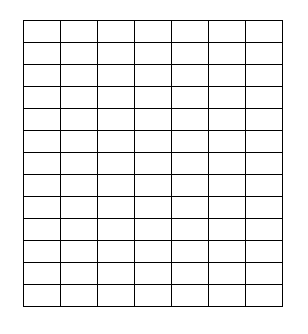
#> input picture filter2d_test.png, 308 x 334 px
$ python OpenCV_smoothing.py
#> lines starting #> are read from the running program, lines starting #| are printed output that depends on the picture; after the words box and inside, x2 and y2 are one past the last pixel; in counts of white or black regions, pixels touching at a corner belong together
# -*- coding: utf-8 -*-
"""
Created on Mon Mar  4 15:17:13 2019

@author: ganze
"""

#컨볼루션

import numpy as np
import cv2


img = cv2.imread('filter2d_test.png')
#> img is the input picture: shape (334, 308, 3); 94.3% white; black in thin lines or dots, all inside (x1, y1, x2, y2) = (23, 20, 283, 307)
kernel = np.ones((5,5),np.float32)/25
dst = cv2.filter2D(img, -1, kernel)
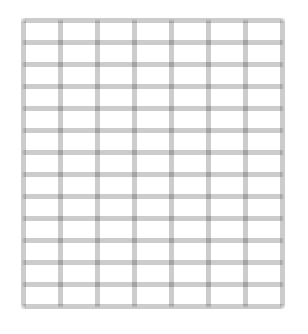
#> dst: shape (334, 308, 3); min 163, max 255, mean 240.6


cv2.imshow('Original', img)
cv2.imshow('Result', dst)

cv2.waitKey(0)
cv2.destroyAllWindows()

#############################################################


#평균 블러링(Averaging Blurring)
#위에처럼 커널을 만들어서 컨볼루션하는 번거로움을 막기 위해 블러링함수제공


import cv2

img = cv2.imread('filter2d_test.png')
blur = cv2.blur(img,(5,5))


cv2.imshow('Original', img)
cv2.imshow('Result', blur)

cv2.waitKey(0)
cv2.destroyAllWindows()

##############################################################


#가우시안 블러링 (Gaussian Blurring)
#평균 블러링은 전체적으로 블러가 되지만 가우시안 블러링은 엣지부분은 최대한
#남기고 블러링이 이루어짐, 캐니(Canny)로 에지를 검출하기전에 노이즈를 제거하기 위해 사용됨.

import cv2


img = cv2.imread('filter2d_test.png')
blur = cv2.GaussianBlur(img,(5,5),0)
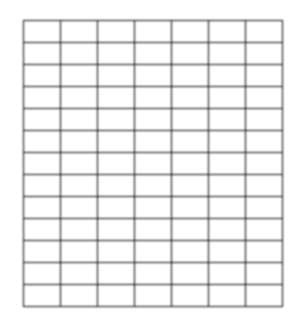
#> blur: shape (334, 308, 3); min 100, max 255, mean 240.5


cv2.imshow('Original', img)
cv2.imshow('Result', blur)

cv2.waitKey(0)
cv2.destroyAllWindows()

##############################################################

#미디안 블러링(Median Blurring)

#관심화소 주변으로 지정한 커널 크기( 5 x 5) 내의 픽셀을 크기순으로 정렬한 후 중간값을 뽑아서 픽셀값으로 사용합니다.
#무작위 노이즈를 제거하는데 효과적입니다. 하지만 에지가 있는 이미지의 경우에는 결과 이미지에서 에지가 사라질 수 있습니다.


import cv2


img = cv2.imread('noise_circle.png')
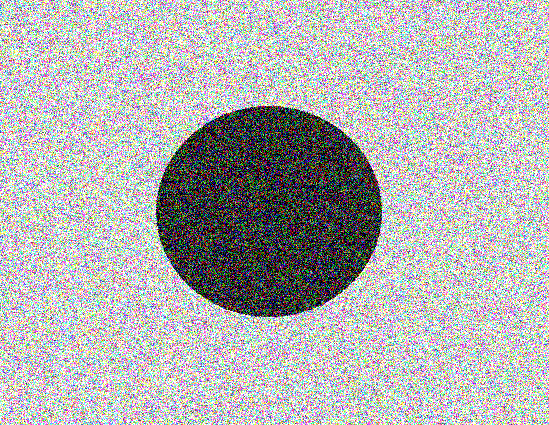
#> input picture noise_circle.png, 549 x 425 px
#> img is the input picture: shape (425, 549, 3); mean B, G, R 178.7, 178.7, 178.5
median = cv2.medianBlur(img, 5)
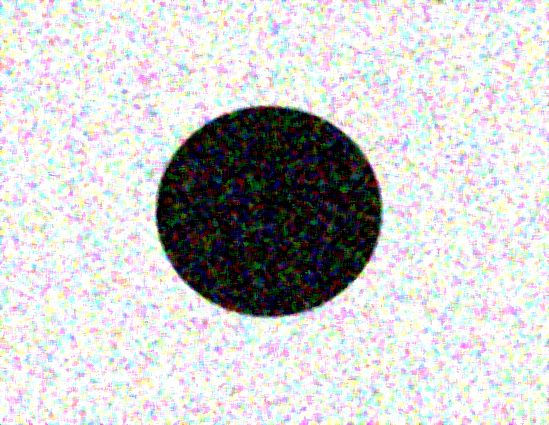
#> median: shape (425, 549, 3); mean B, G, R 203.7, 203.8, 203.6

cv2.imshow('Original', img)
cv2.imshow('Result', median)

cv2.waitKey(0)
cv2.destroyAllWindows()

############################################################

#bilateral filtering

#에지를 보존하면서 노이즈를 감소시킬수 있는 방법입니다.
#결과 이미지에서 질감있는 부분만 블러링 되고 에지 부분은 보존되었습니다.

import cv2


img = cv2.imread('texture.png')
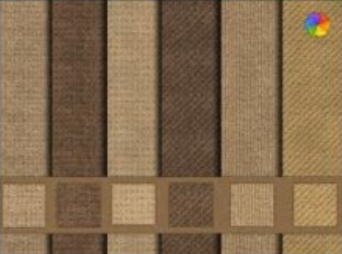
#> input picture texture.png, 342 x 254 px
#> img is the input picture: shape (254, 342, 3); mean B, G, R 78.7, 108.3, 133.6
blur = cv2.bilateralFilter(img,9,75,75)
#> blur: shape (254, 342, 3)

cv2.imshow('Original', img)
cv2.imshow('Result', blur)

cv2.waitKey(0)
cv2.destroyAllWindows()
